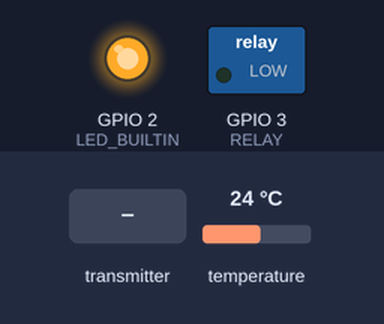
Simulated run of this sketch. Board: ESP8266 (NodeMCU). On the bench: switched loads named in the sketch (green lamp = pin HIGH), output pins drawn as LEDs (lit = HIGH, except the on-board LED, lit = LOW). The inputs (shaded band) are chosen by the test bench; at power-on: temperature 24 °C. WiFi joins after 1.5 s; servers stay silent unless stated.

Above: at 5.2 s.
5.3 s: the transmitter starts sending controlAuto = 0
At 6.4 s:
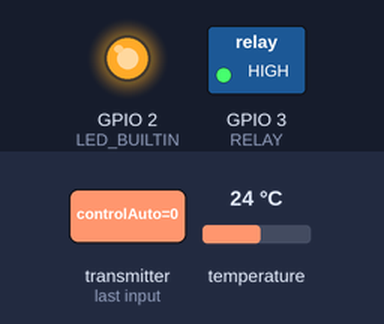
6.8 s: the transmitter starts sending isOn = 0
At 7.5 s:
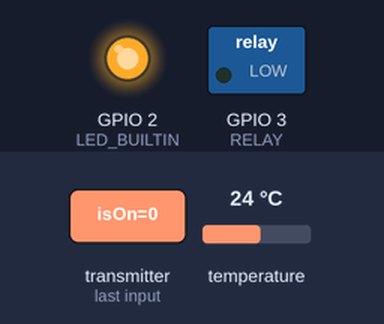
8.3 s: the transmitter starts sending isOn = 1
At 8.7 s:
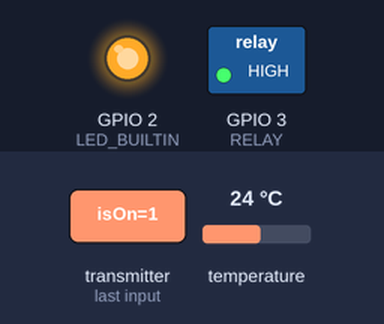
Timing chart, 0 to 11.3 s (numbered marks = the images above; inputs shaded):
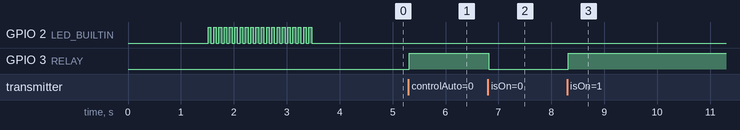

The sketch:

ESP-01s-ds18b20.ino
```cpp
#include <ESP8266WiFi.h>
#include <OneWire.h>
#include <DallasTemperature.h>
#include <WiFiClient.h>
#include <SPI.h>
#include <espnow.h>

#define RELAY 3
#define SENSOR 0

const char* host = "192.168.4.1";      // address of access point - NodeMCU V3

OneWire oneWire(SENSOR);
DallasTemperature sensors(&oneWire);

// structure that we assign received information to
typedef struct structMessageFan {
  bool controlAuto;
  bool isOn;
  int temperatureLevel;
} structMessageFan;

structMessageFan fanData;

float temp = 0.0f;

void setup() {
  fanData.controlAuto = true;
  fanData.isOn = true;
  sensors.begin();                     // starting sensor reading

  //Initializing pins
  pinMode(RELAY, OUTPUT);
  pinMode(LED_BUILTIN, OUTPUT);
  digitalWrite(RELAY, LOW);

  WiFi.mode(WIFI_STA);                 // make this microcontroller a station
  WiFi.begin("NodeMCUv3");             // connects to an access point - NodeMCU V3

  while (WiFi.status() != WL_CONNECTED) {
    delay(500);
  }
  //Check if connected to WiF i- if so make x20 fast blinks with builtin led
  if (WiFi.status() == WL_CONNECTED) {
    for (int i = 0; i < 20; i++) {
      digitalWrite(LED_BUILTIN, HIGH);
      delay(50);
      digitalWrite(LED_BUILTIN, LOW);
      delay(50);
    }
    delay(500);
  }

  // Init ESP-NOW
  if (esp_now_init() != 0) {
    return;
  }

  //Registering this microcontroler as data receiver
  esp_now_set_self_role(ESP_NOW_ROLE_SLAVE);
  esp_now_register_recv_cb(OnDataRecv);
}

void loop() {
    //Read sensor values
    sensors.requestTemperatures();
    temp = sensors.getTempCByIndex(0);
}

/**
 * Receiving frame with data
 */
void OnDataRecv(uint8_t * mac, uint8_t *incomingData, uint8_t len) {
  memcpy(&fanData, incomingData, sizeof(fanData));
  if (fanData.controlAuto) {
    if ( temp > fanData.temperatureLevel) {
      digitalWrite(RELAY, HIGH);
    }
    else {
      digitalWrite(RELAY, LOW);
    }
  }
  else {
    if (fanData.isOn) {
      digitalWrite(RELAY, HIGH);
    }
    else {
      digitalWrite(RELAY, LOW);
    }
  }
}
```

Measured:
- after the input at 5.3 s, GPIO 3 (RELAY): LOW → HIGH at once
- after the input at 6.8 s, GPIO 3 (RELAY): HIGH → LOW at once
- after the input at 8.3 s, GPIO 3 (RELAY): LOW → HIGH at once
